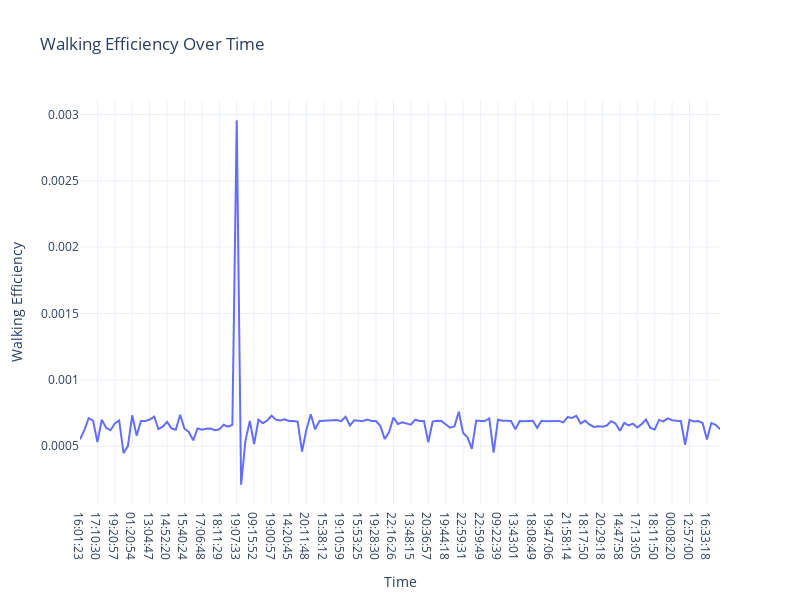

Here is the notebook cell this chart was saved with:
### Markdown cell above
#### Analyse walking efficiency over time

### Code cell
# calculate walking efficiency over time
data["Walking Efficiency"]=data["Distance"]/data["Step Count"]
figure_5=px.line(data,x="Time",y="Walking Efficiency",title="Walking Efficiency Over Time", width=800, height=600)
figure_5.show()

### Figure 1 — Plotly figure (JSON) as saved in the notebook; plotly's stock layout.template omitted (floating-point values rounded to 4 significant figures; data arrays with more than 128 entries replaced by an {"elided": "..."} marker saying what was removed)
{"data": [{"hovertemplate": "Time=%{x}<br>Walking Efficiency=%{y}<extra></extra>", "legendgroup": "", "line": {"color": "#636efa", "dash": "solid"}, "marker": {"symbol": "circle"}, "mode": "lines", "name": "", "orientation": "v", "showlegend": false, "type": "scatter", "x": {"elided": "149 str values"}, "xaxis": "x", "y": {"elided": "149 float values"}, "yaxis": "y"}], "layout": {"height": 600, "legend": {"tracegroupgap": 0}, "title": {"text": "Walking Efficiency Over Time"}, "width": 800, "xaxis": {"anchor": "y", "domain": [0, 1], "title": {"text": "Time"}}, "yaxis": {"anchor": "x", "domain": [0, 1], "title": {"text": "Walking Efficiency"}}}}
